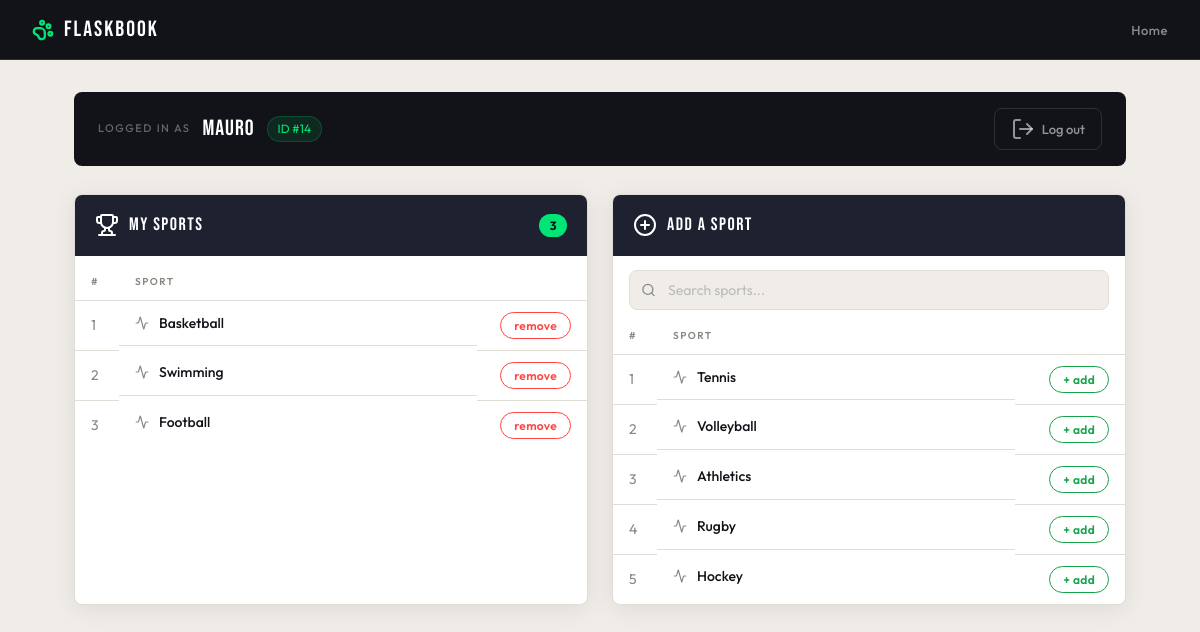
The page /home (signed in) on the database its author committed.
### tables this page shows
CREATE TABLE "students" (
	"id"	INTEGER NOT NULL,
	"name"	TEXT NOT NULL,
	PRIMARY KEY("id" AUTOINCREMENT)
);

CREATE TABLE "registrations" (
	"student_id"	INTEGER NOT NULL,
	"sport_id"	INTEGER NOT NULL,
	FOREIGN KEY("sport_id") REFERENCES "sports"("id") ON DELETE CASCADE,
	FOREIGN KEY("student_id") REFERENCES "students"("id") ON DELETE CASCADE
);

CREATE TABLE "sports" (
	"id"	INTEGER NOT NULL,
	"sport"	TEXT,
	PRIMARY KEY("id" AUTOINCREMENT)
);

### app.py (the view)
@app.route("/home", methods=["GET", "POST"])
def home():
    if not session.get("user_id"):
        return redirect(url_for("index"))
    user_id = session.get("user_id")
    name = get_name(user_id)
    student = Student(user_id, name)
    student_enrolled_sports = student.get_enrolled_sports
    unenrolled_sports = student.get_unenrolled_sport
    return render_template(
        "home.html",
        name=name,
        enrolled_sports=student_enrolled_sports,
        unenrolled_sports=unenrolled_sports,
        id=session.get("user_id"),
    )

### app.py (called while the page is built)
def get_name(id_student):
    name = db.execute("SELECT name FROM students WHERE id = ?", id_student)
    return name[0]["name"]

    @property
    def get_enrolled_sports(self):
        return db.execute("""
            SELECT * FROM sports
            JOIN registrations ON sports.id = registrations.sport_id
            WHERE registrations.student_id = ?
            """, self.id)

    @property
    def get_unenrolled_sport(self):
        return db.execute("""
            SELECT * FROM sports WHERE id NOT IN (
                SELECT sport_id FROM registrations WHERE student_id = ?
            )
            """, self.id)

### templates/home.html (shortened to what this page needs)
{% extends "layout.html" %}
{% block body %}
<div class="home-page">
  <div class="topbar">
    <div class="topbar-left">
      <span class="topbar-label">logged in as</span>
      <span class="topbar-name">{{ name }}</span>
      <span class="topbar-id">ID #{{ id }}</span>
    </div>
    <form action="/log_out" method="post">
      <button class="btn-logout" type="submit">
        <i data-lucide="log-out"></i>
        Log out
      </button>
    </form>
  </div>
  <div class="home-grid">
    <section class="panel">
      <div class="panel-header">
        <div class="panel-title-group">
          <i data-lucide="trophy"></i>
          <h2>My Sports</h2>
        </div>
        <span class="count-badge">{{ enrolled_sports | length }}</span>
      </div>
      {% if enrolled_sports %}
        <table class="data-table">
          <thead>
            <tr>
              <th class="col-num">#</th>
              <th>Sport</th>
              <th class="col-action"></th>
            </tr>
          </thead>
          <tbody>
            {% for sport in enrolled_sports %}
            <tr class="data-row">
              <td class="col-num muted">{{ loop.index }}</td>
              <td class="sport-cell">
                <i data-lucide="activity" class="sport-icon"></i>
                {{ sport["sport"] }}
              </td>
              <td class="col-action">
                <form action="/remove" method="post">
                  <button class="btn-remove" type="submit">remove</button>
                </form>
              </td>
            </tr>
            {% endfor %}
          </tbody>
        </table>
      {% else %}
        <div class="empty-state">
          <i data-lucide="circle-dashed"></i>
          <p>No sports yet — add one below.</p>
        </div>
      {% endif %}
    </section>
    <section class="panel">
      <div class="panel-header">
        <div class="panel-title-group">
          <i data-lucide="plus-circle"></i>
          <h2>Add a Sport</h2>
        </div>
      </div>
      {% if unenrolled_sports %}
        <div class="search-wrap">
          <input type="text" id="search" placeholder="Search sports..." autocomplete="off" />
        </div>
        <table class="data-table">
          <thead>
            <tr>
              <th class="col-num">#</th>
              <th>Sport</th>
              <th class="col-action"></th>
            </tr>
          </thead>
          <tbody id="sport-list">
            {% for sport in unenrolled_sports %}
            <tr class="data-row">
              <td class="col-num muted">{{ loop.index }}</td>
              <td class="sport-cell">
                <i data-lucide="activity" class="sport-icon"></i>
                {{ sport["sport"] }}
              </td>
              <td class="col-action">
                <form action="/add" method="post">
                  <button class="btn-add" type="submit">+ add</button>
                </form>
              </td>
            </tr>
            {% endfor %}
          </tbody>
        </table>
      {% else %}
        <div class="empty-state">
          <i data-lucide="check-circle-2"></i>
          <p>You're enrolled in every sport!</p>
        </div>
      {% endif %}
    </section>
  </div>
</div>
{% endblock %}

### static/styles.css (style rules this page uses)
:root { --bg: #f0ede8; --surface: #ffffff; --dark: #111318; --dark2: #1e2230; --border: #e0ddd6; --border-dark: #2a2f3f; --text: #111318; --muted: #888880; --accent: #00e676; --danger: #ff4444; --warning: #ff9800; --r: 8px; --head: 'Bebas Neue', cursive; --body: 'Outfit', sans-serif; --shadow: 0 4px 24px rgba(0,0,0,.08); --shadow-lg: 0 8px 40px rgba(0,0,0,.14); }
*, *::before, *::after { box-sizing: border-box; margin: 0; padding: 0; }
body { background: var(--bg); color: var(--text); font-family: var(--body); font-size: 15px; line-height: 1.6; min-height: 100vh; }
.btn-logout { display: flex; align-items: center; gap: 7px; padding: 8px 16px; background: transparent; color: rgba(255,255,255,.55); border: 1px solid rgba(255,255,255,.12); border-radius: var(--r); font-family: var(--body); font-size: 13px; font-weight: 500; cursor: pointer; transition: all .15s; }
.btn-remove, .btn-add { padding: 5px 13px; border-radius: 20px; font-family: var(--body); font-size: 12px; font-weight: 600; letter-spacing: .3px; cursor: pointer; border: 1.5px solid; background: transparent; transition: all .15s; white-space: nowrap; }
.btn-remove { border-color: var(--danger); color: var(--danger); }
.btn-add { border-color: #16a34a; color: #16a34a; }
.home-page { max-width: 1100px; margin: 0 auto; padding: 32px 24px 80px; }
.topbar { background: var(--dark); border-radius: var(--r); padding: 16px 24px; display: flex; align-items: center; justify-content: space-between; margin-bottom: 28px; }
.topbar-left { display: flex; align-items: center; gap: 12px; flex-wrap: wrap; }
.topbar-label { font-size: 11px; font-weight: 500; letter-spacing: 1.5px; text-transform: uppercase; color: rgba(255,255,255,.35); }
.topbar-name { font-family: var(--head); font-size: 22px; letter-spacing: 1px; color: white; }
.topbar-id { font-family: var(--body); font-size: 12px; color: var(--accent); background: rgba(0,230,118,.1); border: 1px solid rgba(0,230,118,.2); padding: 2px 10px; border-radius: 20px; }
.home-grid { display: grid; grid-template-columns: 1fr 1fr; gap: 24px; }
.panel { background: var(--surface); border-radius: var(--r); border: 1px solid var(--border); overflow: hidden; box-shadow: var(--shadow); }
.panel-header { background: var(--dark2); padding: 16px 20px; display: flex; align-items: center; justify-content: space-between; }
.panel-title-group { display: flex; align-items: center; gap: 10px; color: white; }
.panel-title-group h2 { font-family: var(--head); font-size: 18px; letter-spacing: 1.5px; font-weight: 400; color: white; }
.count-badge { background: var(--accent); color: var(--dark); font-family: var(--body); font-size: 12px; font-weight: 700; padding: 2px 10px; border-radius: 20px; min-width: 28px; text-align: center; }
.search-wrap { position: relative; padding: 14px 16px 0; }
.search-wrap input { width: 100%; padding: 10px 14px 10px 38px; border: 1.5px solid var(--border); border-radius: var(--r); font-family: var(--body); font-size: 14px; background: var(--bg); color: var(--text); transition: border-color .15s; }
.search-wrap input::placeholder { color: #bbb; }
.data-table { width: 100%; border-collapse: collapse; margin-top: 8px; }
.data-table thead tr { border-bottom: 1px solid var(--border); }
.data-table th { padding: 10px 16px; text-align: left; font-size: 10px; font-weight: 600; letter-spacing: 1.5px; text-transform: uppercase; color: var(--muted); }
.col-num { width: 40px; }
.col-action { width: 100px; text-align: right; }
.panel .data-table { table-layout: fixed; }
.panel .data-table .col-num { width: 44px; }
.panel .data-table .col-action { width: 110px; }
.data-table td { padding: 11px 16px; border-bottom: 1px solid var(--border); font-size: 14px; }
.data-table tr:last-child td { border-bottom: none; }
.data-row { transition: background .1s; }
.muted { color: var(--muted); font-size: 12px; }
.sport-cell { display: flex; align-items: center; gap: 10px; font-weight: 500; overflow: hidden; white-space: nowrap; text-overflow: ellipsis; }
.sport-icon { width: 14px; height: 14px; color: var(--muted); flex-shrink: 0; }

### rows shown on the page
students: name "MAuro"
registrations: sport "Basketball"
registrations: sport "Swimming"
registrations: sport "Football"
sports: sport "Tennis"
sports: sport "Volleyball"
sports: sport "Athletics"
sports: sport "Rugby"
sports: sport "Hockey"

### other values the page prints
{{ id }} "14"
{{ enrolled_sports | length }} "3"
